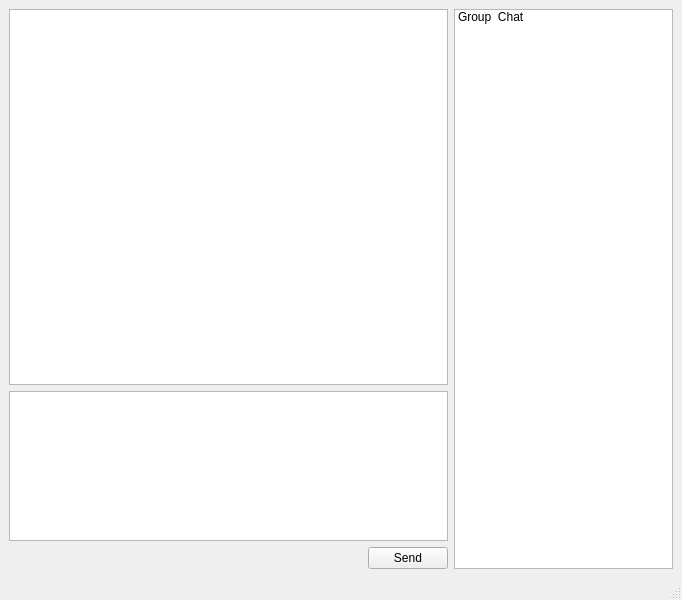
<?xml version="1.0" encoding="UTF-8"?>
<ui version="4.0">
 <class>MainWindow</class>
 <widget class="QMainWindow" name="MainWindow">
  <property name="geometry">
   <rect>
    <x>0</x>
    <y>0</y>
    <width>682</width>
    <height>600</height>
   </rect>
  </property>
  <property name="windowTitle">
   <string>Chatoom</string>
  </property>
  <widget class="QWidget" name="centralwidget">
   <layout class="QGridLayout" name="gridLayout" rowstretch="5,2,0" columnstretch="2,1" columnminimumwidth="3,1">
    <item row="2" column="0">
     <layout class="QHBoxLayout" name="horizontalLayout">
      <item>
       <spacer name="horizontalSpacer">
        <property name="orientation">
         <enum>Qt::Horizontal</enum>
        </property>
        <property name="sizeHint" stdset="0">
         <size>
          <width>308</width>
          <height>18</height>
         </size>
        </property>
       </spacer>
      </item>
      <item>
       <widget class="QPushButton" name="pushButton">
        <property name="text">
         <string>Send</string>
        </property>
       </widget>
      </item>
     </layout>
    </item>
    <item row="0" column="0">
     <widget class="QPlainTextEdit" name="plainTextEdit"/>
    </item>
    <item row="1" column="0">
     <widget class="QPlainTextEdit" name="plainTextEdit_2"/>
    </item>
    <item row="0" column="1" rowspan="3">
     <widget class="QListWidget" name="listWidget">
      <item>
       <property name="text">
        <string>Group  Chat</string>
       </property>
      </item>
     </widget>
    </item>
   </layout>
  </widget>
  <widget class="QMenuBar" name="menubar">
   <property name="geometry">
    <rect>
     <x>0</x>
     <y>0</y>
     <width>682</width>
     <height>26</height>
    </rect>
   </property>
  </widget>
  <widget class="QStatusBar" name="statusbar"/>
 </widget>
 <resources/>
 <connections/>
</ui>
